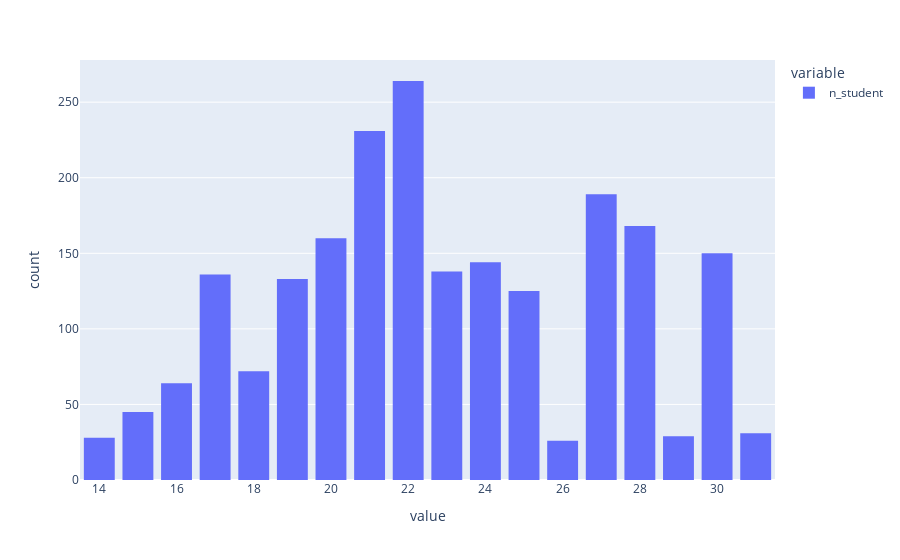

Write notebook code for a chart like this one.
### Code cell
import plotly.express as px
fig =  px.histogram(df['n_student'])
fig.update_layout(bargap=0.2)

fig.show()

### Figure 1 — Plotly figure (JSON) as saved in the notebook; plotly's stock layout.template omitted (floating-point values rounded to 4 significant figures; data arrays with more than 128 entries replaced by an {"elided": "..."} marker saying what was removed)
{"data": [{"alignmentgroup": "True", "bingroup": "x", "hovertemplate": "variable=n_student<br>value=%{x}<br>count=%{y}<extra></extra>", "legendgroup": "n_student", "marker": {"color": "#636efa"}, "name": "n_student", "offsetgroup": "n_student", "orientation": "v", "showlegend": true, "type": "histogram", "x": {"elided": "2133 int values"}, "xaxis": "x", "yaxis": "y"}], "layout": {"bargap": 0.2, "barmode": "relative", "legend": {"title": {"text": "variable"}, "tracegroupgap": 0}, "margin": {"t": 60}, "xaxis": {"anchor": "y", "domain": [0, 1], "title": {"text": "value"}}, "yaxis": {"anchor": "x", "domain": [0, 1], "title": {"text": "count"}}}}
